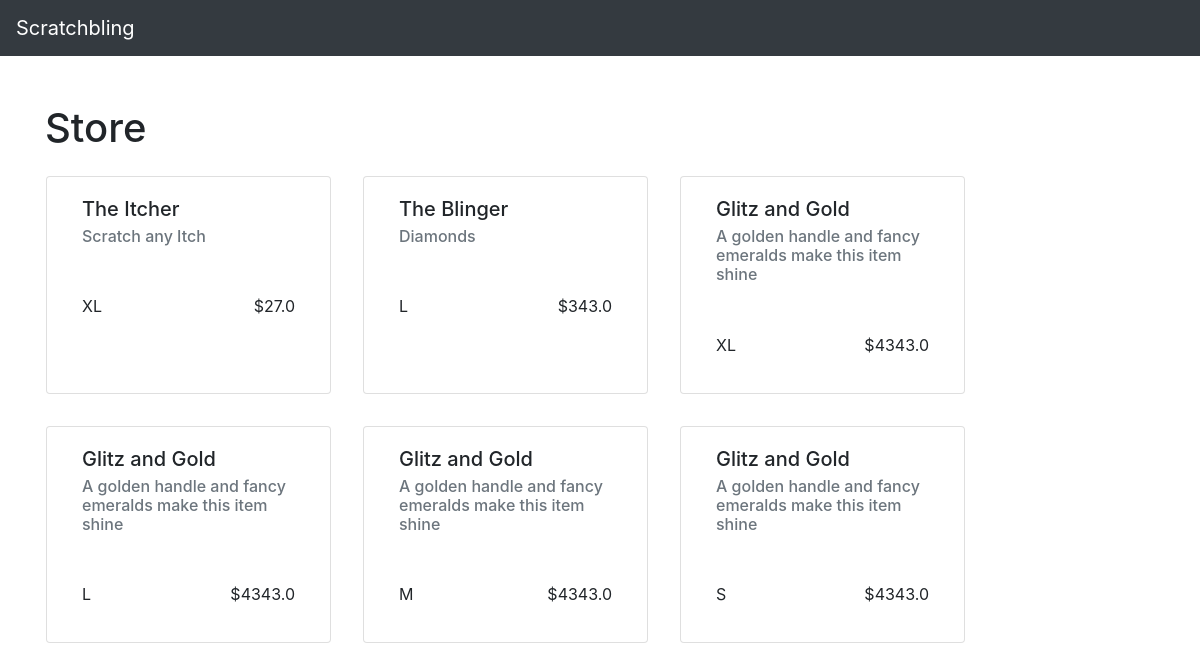
/store/, run on the app's committed database.
### api/models.py (models this page shows)
class Inventory(models.Model):
    item_name = models.CharField(max_length=100)
    item_description = models.TextField()
    item_size = models.CharField(max_length=3, default="")
    item_cost = models.FloatField()

### store/views.py (the view)
# urls.py: 2. Add a URL to urlpatterns:  path('', views.home, name='home')
def home(request):
    context = {
        'inventory': Inventory.objects.all()
    }
    print(context)
    return render(request, 'home.html', context)

### store/templates/home.html
{% extends 'base.html' %}
{% block content %}
<div class="row">
    {% for item in inventory %}
        <div class="card col-sm-3 m-3" style="width: 18rem;">
            <div class="card-body">
                <h5 class="card-title">{{ item.item_name }}</h5>
                <h6 class="card-subtitle mb-2 text-muted">{{ item.item_description }}</h6>
                <div class="mt-5 d-flex justify-content-between">
                    <p class="card-link">{{ item.item_size }}</p>
                    <p class="card-link">${{ item.item_cost }}</p>
                </div>
            </div>
        </div>
    {% endfor %}
</div>
{% endblock %}

### store/templates/base.html (shortened to what this page needs)
<!DOCTYPE html>
<html>
    <head>
        <link rel="stylesheet" href="https://stackpath.bootstrapcdn.com/bootstrap/4.3.1/css/bootstrap.min.css">
    </head>
    <body>
        {% include 'nav.html' %}
        <div class="container mt-5">
            <h1>Store</h1>
        </div>
        <div class="container">
            {% block content %}
            {% endblock %}
        </div>
    </body>
</html>

### store/templates/nav.html
<nav class="navbar navbar-dark bg-dark">
    <a class="navbar-brand" href="#">Scratchbling</a>
</nav>

### data on the page
Inventory: item_name "The Itcher", item_description "Scratch any Itch", item_size "XL", item_cost "27.0"
Inventory: item_name "The Blinger", item_description "Diamonds", item_size "L", item_cost "343.0"
Inventory: item_name "Glitz and Gold", item_description "A golden handle and fancy emeralds make this item shine", item_size "XL", item_cost "4343.0"
Inventory: item_name "Glitz and Gold", item_description "A golden handle and fancy emeralds make this item shine", item_size "L", item_cost "4343.0"
Inventory: item_name "Glitz and Gold", item_description "A golden handle and fancy emeralds make this item shine", item_size "M", item_cost "4343.0"
Inventory: item_name "Glitz and Gold", item_description "A golden handle and fancy emeralds make this item shine", item_size "S", item_cost "4343.0"
